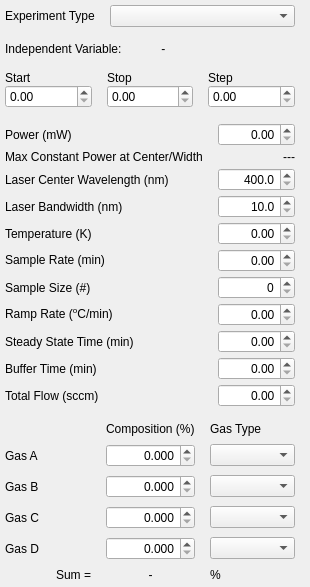
      <widget class="QWidget" name="tabExperimentDesign">
       <property name="sizePolicy">
        <sizepolicy hsizetype="Expanding" vsizetype="Expanding">
         <horstretch>0</horstretch>
         <verstretch>0</verstretch>
        </sizepolicy>
       </property>
       <attribute name="title">
        <string>Experiment Design</string>
       </attribute>
       <layout class="QHBoxLayout" name="horizontalLayout_8" stretch="1,3">
        <property name="spacing">
         <number>10</number>
        </property>
        <property name="leftMargin">
         <number>5</number>
        </property>
        <property name="topMargin">
         <number>5</number>
        </property>
        <property name="rightMargin">
         <number>5</number>
        </property>
        <property name="bottomMargin">
         <number>5</number>
        </property>
        <item>
         <layout class="QVBoxLayout" name="verticalLayout">
          <property name="spacing">
           <number>15</number>
          </property>
          <item>
           <layout class="QFormLayout" name="formLayout_6">
            <property name="sizeConstraint">
             <enum>QLayout::SetMaximumSize</enum>
            </property>
            <property name="fieldGrowthPolicy">
             <enum>QFormLayout::AllNonFixedFieldsGrow</enum>
            </property>
            <property name="verticalSpacing">
             <number>9</number>
            </property>
            <item row="0" column="0">
             <widget class="QLabel" name="label_5">
              <property name="text">
               <string>Experiment Type</string>
              </property>
             </widget>
            </item>
            <item row="0" column="1">
             <widget class="QComboBox" name="expt_types">
              <property name="toolTip">
               <string>Choose the experiment type to run for the currently selected Experiment</string>
              </property>
             </widget>
            </item>
           </layout>
          </item>
          <item>
           <layout class="QHBoxLayout" name="horizontalLayout_9">
            <property name="sizeConstraint">
             <enum>QLayout::SetMaximumSize</enum>
            </property>
            <item>
             <widget class="QLabel" name="IndVar">
              <property name="maximumSize">
               <size>
                <width>16777215</width>
                <height>30</height>
               </size>
              </property>
              <property name="text">
               <string>Independent Variable:</string>
              </property>
             </widget>
            </item>
            <item>
             <widget class="QLabel" name="label_IndVar">
              <property name="text">
               <string> - </string>
              </property>
             </widget>
            </item>
           </layout>
          </item>
          <item>
           <layout class="QGridLayout" name="gridLayout_9">
            <property name="sizeConstraint">
             <enum>QLayout::SetMaximumSize</enum>
            </property>
            <property name="topMargin">
             <number>0</number>
            </property>
            <property name="verticalSpacing">
             <number>0</number>
            </property>
            <item row="1" column="2">
             <widget class="QDoubleSpinBox" name="IndVar_step">
              <property name="toolTip">
               <string>Step size to use between start and stop values</string>
              </property>
              <property name="maximum">
               <double>1000.000000000000000</double>
              </property>
             </widget>
            </item>
            <item row="0" column="2">
             <widget class="QLabel" name="label_80">
              <property name="maximumSize">
               <size>
                <width>16777215</width>
                <height>30</height>
               </size>
              </property>
              <property name="text">
               <string>Step</string>
              </property>
             </widget>
            </item>
            <item row="0" column="1">
             <widget class="QLabel" name="label_79">
              <property name="maximumSize">
               <size>
                <width>16777215</width>
                <height>30</height>
               </size>
              </property>
              <property name="text">
               <string>Stop</string>
              </property>
             </widget>
            </item>
            <item row="1" column="0">
             <widget class="QDoubleSpinBox" name="IndVar_start">
              <property name="toolTip">
               <string>Beginning point of variable ramp. Not used in stability test</string>
              </property>
              <property name="maximum">
               <double>1000.000000000000000</double>
              </property>
             </widget>
            </item>
            <item row="0" column="0">
             <widget class="QLabel" name="label_78">
              <property name="maximumSize">
               <size>
                <width>16777215</width>
                <height>30</height>
               </size>
              </property>
              <property name="text">
               <string>Start</string>
              </property>
             </widget>
            </item>
            <item row="1" column="1">
             <widget class="QDoubleSpinBox" name="IndVar_stop">
              <property name="toolTip">
               <string>Ending point of variable ramp. Not used in stability test. </string>
              </property>
              <property name="maximum">
               <double>1000.000000000000000</double>
              </property>
             </widget>
            </item>
           </layout>
          </item>
          <item>
           <layout class="QFormLayout" name="formLayout_4">
            <property name="verticalSpacing">
             <number>4</number>
            </property>
            <item row="0" column="0">
             <widget class="QLabel" name="label_7">
              <property name="text">
               <string>Power (mW)</string>
              </property>
             </widget>
            </item>
            <item row="0" column="1">
             <widget class="QDoubleSpinBox" name="setPower">
              <property name="toolTip">
               <string>Constant power setting for laser if it is not the independent variable</string>
              </property>
              <property name="alignment">
               <set>Qt::AlignRight|Qt::AlignTrailing|Qt::AlignVCenter</set>
              </property>
              <property name="maximum">
               <double>2000.000000000000000</double>
              </property>
             </widget>
            </item>
            <item row="4" column="0">
             <widget class="QLabel" name="label_77">
              <property name="text">
               <string>Temperature (K)</string>
              </property>
             </widget>
            </item>
            <item row="4" column="1">
             <widget class="QDoubleSpinBox" name="setTemp">
              <property name="toolTip">
               <string>Constant temperature setting for the heater if it is not the independent variable</string>
              </property>
              <property name="alignment">
               <set>Qt::AlignRight|Qt::AlignTrailing|Qt::AlignVCenter</set>
              </property>
              <property name="maximum">
               <double>723.000000000000000</double>
              </property>
             </widget>
            </item>
            <item row="5" column="0">
             <widget class="QLabel" name="label_8">
              <property name="text">
               <string>&lt;html&gt;&lt;head/&gt;&lt;body&gt;&lt;p&gt;Sample Rate (min)&lt;/p&gt;&lt;/body&gt;&lt;/html&gt;</string>
              </property>
             </widget>
            </item>
            <item row="5" column="1">
             <widget class="QDoubleSpinBox" name="setSampleRate">
              <property name="toolTip">
               <string>Length of time between starting GC samples.</string>
              </property>
              <property name="alignment">
               <set>Qt::AlignRight|Qt::AlignTrailing|Qt::AlignVCenter</set>
              </property>
             </widget>
            </item>
            <item row="6" column="0">
             <widget class="QLabel" name="label_9">
              <property name="text">
               <string>Sample Size (#)</string>
              </property>
             </widget>
            </item>
            <item row="6" column="1">
             <widget class="QSpinBox" name="setSampleSize">
              <property name="toolTip">
               <string>Number of GC samples per step in the sweep.</string>
              </property>
              <property name="alignment">
               <set>Qt::AlignRight|Qt::AlignTrailing|Qt::AlignVCenter</set>
              </property>
              <property name="maximum">
               <number>999999</number>
              </property>
             </widget>
            </item>
            <item row="7" column="0">
             <widget class="QLabel" name="label_10">
              <property name="text">
               <string>&lt;html&gt;&lt;head/&gt;&lt;body&gt;&lt;p&gt;Ramp Rate (&lt;span style=&quot; vertical-align:super;&quot;&gt;o&lt;/span&gt;C/min)&lt;/p&gt;&lt;/body&gt;&lt;/html&gt;</string>
              </property>
             </widget>
            </item>
            <item row="7" column="1">
             <widget class="QDoubleSpinBox" name="setRampRate">
              <property name="toolTip">
               <string>Heating rate used when going between setpoints.</string>
              </property>
              <property name="alignment">
               <set>Qt::AlignRight|Qt::AlignTrailing|Qt::AlignVCenter</set>
              </property>
             </widget>
            </item>
            <item row="9" column="0">
             <widget class="QLabel" name="label_11">
              <property name="text">
               <string>Buffer Time (min)</string>
              </property>
             </widget>
            </item>
            <item row="9" column="1">
             <widget class="QDoubleSpinBox" name="setBuffer">
              <property name="toolTip">
               <string>Time between the last GC sample being taken and the system going to the next setpoint.</string>
              </property>
              <property name="alignment">
               <set>Qt::AlignRight|Qt::AlignTrailing|Qt::AlignVCenter</set>
              </property>
             </widget>
            </item>
            <item row="10" column="0">
             <widget class="QLabel" name="label_15">
              <property name="text">
               <string>Total Flow (sccm)</string>
              </property>
             </widget>
            </item>
            <item row="10" column="1">
             <widget class="QDoubleSpinBox" name="setFlow">
              <property name="toolTip">
               <string>Constant total flow for the gas system if it is not the independent variable.</string>
              </property>
              <property name="alignment">
               <set>Qt::AlignRight|Qt::AlignTrailing|Qt::AlignVCenter</set>
              </property>
              <property name="maximum">
               <double>99999.000000000000000</double>
              </property>
              <property name="singleStep">
               <double>0.100000000000000</double>
              </property>
             </widget>
            </item>
            <item row="8" column="0">
             <widget class="QLabel" name="label_36">
              <property name="text">
               <string>Steady State Time (min)</string>
              </property>
             </widget>
            </item>
            <item row="8" column="1">
             <widget class="QDoubleSpinBox" name="setTSteady">
              <property name="toolTip">
               <string>Time between the setpoint ramp ending and the first GC sample being taken.</string>
              </property>
              <property name="alignment">
               <set>Qt::AlignRight|Qt::AlignTrailing|Qt::AlignVCenter</set>
              </property>
             </widget>
            </item>
            <item row="2" column="0">
             <widget class="QLabel" name="tunable_laser_label2">
              <property name="text">
               <string>Laser Center Wavelength (nm)</string>
              </property>
             </widget>
            </item>
            <item row="3" column="0">
             <widget class="QLabel" name="tunable_laser_label3">
              <property name="text">
               <string>Laser Bandwidth (nm)</string>
              </property>
             </widget>
            </item>
            <item row="2" column="1">
             <widget class="QDoubleSpinBox" name="setCenter">
              <property name="toolTip">
               <string>For tunable lasers, this is the desired center wavelength</string>
              </property>
              <property name="alignment">
               <set>Qt::AlignRight|Qt::AlignTrailing|Qt::AlignVCenter</set>
              </property>
              <property name="decimals">
               <number>1</number>
              </property>
              <property name="minimum">
               <double>400.000000000000000</double>
              </property>
              <property name="maximum">
               <double>900.000000000000000</double>
              </property>
              <property name="singleStep">
               <double>0.100000000000000</double>
              </property>
             </widget>
            </item>
            <item row="3" column="1">
             <widget class="QDoubleSpinBox" name="setBandwidth">
              <property name="toolTip">
               <string>For tunable lasers, this is the desired bandwidth, if applicable</string>
              </property>
              <property name="alignment">
               <set>Qt::AlignRight|Qt::AlignTrailing|Qt::AlignVCenter</set>
              </property>
              <property name="decimals">
               <number>1</number>
              </property>
              <property name="minimum">
               <double>10.000000000000000</double>
              </property>
              <property name="singleStep">
               <double>0.100000000000000</double>
              </property>
             </widget>
            </item>
            <item row="1" column="0">
             <widget class="QLabel" name="tunable_laser_label1">
              <property name="toolTip">
               <string>&lt;html&gt;&lt;head/&gt;&lt;body&gt;&lt;p&gt;For supported laser systems (NKT), this is the maximum predicted power based on the last run calibration and the currently selected central wavelength and bandwidth. If running a wavelength sweep, this value is the maximum constant power across the entire sweep.&lt;/p&gt;&lt;/body&gt;&lt;/html&gt;</string>
              </property>
              <property name="text">
               <string>Max Constant Power at Center/Width</string>
              </property>
             </widget>
            </item>
            <item row="1" column="1">
             <widget class="QLabel" name="label_max_power_1">
              <property name="toolTip">
               <string>For supported laser systems (NKT), this is the maximum predicted power based on the last run calibration and the currently selected central wavelength and bandwidth. If running a wavelength sweep, this value is the maximum constant power across the entire sweep</string>
              </property>
              <property name="text">
               <string>---</string>
              </property>
              <property name="alignment">
               <set>Qt::AlignRight|Qt::AlignTrailing|Qt::AlignVCenter</set>
              </property>
             </widget>
            </item>
           </layout>
          </item>
          <item>
           <layout class="QGridLayout" name="gridLayout_2">
            <property name="verticalSpacing">
             <number>8</number>
            </property>
            <item row="4" column="1">
             <widget class="QDoubleSpinBox" name="setGasDComp">
              <property name="toolTip">
               <string>Constant composition input used if it is not the independent variable</string>
              </property>
              <property name="alignment">
               <set>Qt::AlignRight|Qt::AlignTrailing|Qt::AlignVCenter</set>
              </property>
              <property name="decimals">
               <number>3</number>
              </property>
              <property name="maximum">
               <double>100.000000000000000</double>
              </property>
              <property name="singleStep">
               <double>0.010000000000000</double>
              </property>
             </widget>
            </item>
            <item row="4" column="0">
             <widget class="QLabel" name="label_19">
              <property name="text">
               <string>Gas D</string>
              </property>
             </widget>
            </item>
            <item row="4" column="2">
             <widget class="QComboBox" name="setGasDType">
              <property name="toolTip">
               <string>Gas type used regardless of variable.</string>
              </property>
             </widget>
            </item>
            <item row="0" column="1">
             <widget class="QLabel" name="label_16">
              <property name="text">
               <string>Composition (%)</string>
              </property>
             </widget>
            </item>
            <item row="3" column="1">
             <widget class="QDoubleSpinBox" name="setGasCComp">
              <property name="toolTip">
               <string>Constant composition input used if it is not the independent variable</string>
              </property>
              <property name="alignment">
               <set>Qt::AlignRight|Qt::AlignTrailing|Qt::AlignVCenter</set>
              </property>
              <property name="decimals">
               <number>3</number>
              </property>
              <property name="maximum">
               <double>100.000000000000000</double>
              </property>
              <property name="singleStep">
               <double>0.010000000000000</double>
              </property>
             </widget>
            </item>
            <item row="1" column="1">
             <widget class="QDoubleSpinBox" name="setGasAComp">
              <property name="toolTip">
               <string>Constant composition input used if it is not the independent variable</string>
              </property>
              <property name="alignment">
               <set>Qt::AlignRight|Qt::AlignTrailing|Qt::AlignVCenter</set>
              </property>
              <property name="decimals">
               <number>3</number>
              </property>
              <property name="maximum">
               <double>100.000000000000000</double>
              </property>
              <property name="singleStep">
               <double>0.010000000000000</double>
              </property>
             </widget>
            </item>
            <item row="0" column="2">
             <widget class="QLabel" name="label_17">
              <property name="text">
               <string>Gas Type</string>
              </property>
             </widget>
            </item>
            <item row="1" column="2">
             <widget class="QComboBox" name="setGasAType">
              <property name="toolTip">
               <string>Gas type used regardless of variable.</string>
              </property>
             </widget>
            </item>
            <item row="3" column="2">
             <widget class="QComboBox" name="setGasCType">
              <property name="toolTip">
               <string>Gas type used regardless of variable.</string>
              </property>
             </widget>
            </item>
            <item row="2" column="2">
             <widget class="QComboBox" name="setGasBType">
              <property name="toolTip">
               <string>Gas type used regardless of variable.</string>
              </property>
             </widget>
            </item>
            <item row="3" column="0">
             <widget class="QLabel" name="label_14">
              <property name="text">
               <string>Gas C</string>
              </property>
             </widget>
            </item>
            <item row="1" column="0">
             <widget class="QLabel" name="label_12">
              <property name="text">
               <string>Gas A</string>
              </property>
             </widget>
            </item>
            <item row="2" column="1">
             <widget class="QDoubleSpinBox" name="setGasBComp">
              <property name="toolTip">
               <string>Constant composition input used if it is not the independent variable</string>
              </property>
              <property name="alignment">
               <set>Qt::AlignRight|Qt::AlignTrailing|Qt::AlignVCenter</set>
              </property>
              <property name="decimals">
               <number>3</number>
              </property>
              <property name="maximum">
               <double>100.000000000000000</double>
              </property>
              <property name="singleStep">
               <double>0.010000000000000</double>
              </property>
             </widget>
            </item>
            <item row="2" column="0">
             <widget class="QLabel" name="label_13">
              <property name="text">
               <string>Gas B</string>
              </property>
             </widget>
            </item>
            <item row="5" column="0">
             <widget class="QLabel" name="label_32">
              <property name="text">
               <string>Sum =</string>
              </property>
              <property name="alignment">
               <set>Qt::AlignRight|Qt::AlignTrailing|Qt::AlignVCenter</set>
              </property>
             </widget>
            </item>
            <item row="5" column="1">
             <widget class="QLabel" name="designCompSum">
              <property name="text">
               <string>-</string>
              </property>
              <property name="alignment">
               <set>Qt::AlignCenter</set>
              </property>
             </widget>
            </item>
            <item row="5" column="2">
             <widget class="QLabel" name="label_39">
              <property name="text">
               <string>%</string>
              </property>
             </widget>
            </item>
           </layout>
          </item>
         </layout>
        </item>
        <item>
         <layout class="QVBoxLayout" name="verticalLayoutDesignFig" stretch="20">
          <property name="spacing">
           <number>5</number>
          </property>
          <property name="leftMargin">
           <number>0</number>
          </property>
          <property name="topMargin">
           <number>0</number>
          </property>
          <property name="rightMargin">
           <number>0</number>
          </property>
          <property name="bottomMargin">
           <number>0</number>
          </property>
          <item>
           <widget class="MplWidget" name="plotWidgetDesign" native="true"/>
          </item>
         </layout>
        </item>
       </layout>
      </widget>
